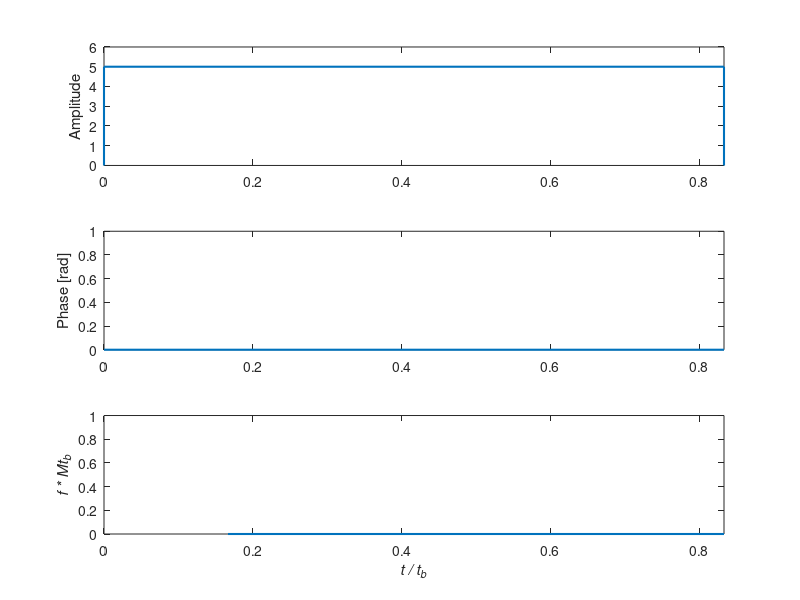
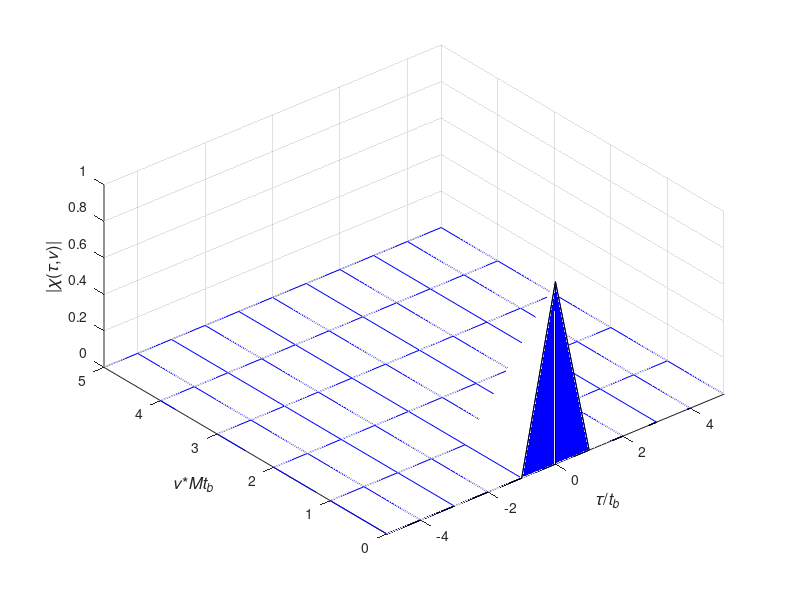

Recreate these plots in MATLAB, in order.
% ambfn1.m - plots ambiguity function of a signal u_basic (row vector) 
%
% The m-file returns a plot of quadrants 1 and 2 of the ambiguity function of a signal 
% The ambiguity function is defined as:
%									  
% a(t,f) = abs ( sumi( u(k)*u'(i-t)*exp(j*2*pi*f*i) ) )
%					 
% The user is prompted for the signal data:
% u_basic is a row complex vector representing amplitude and phase
% f_basic is a corresponding frequency coding sequence
%
% The duration of each element is tb (total duration of the signal is tb*(m_basic-1))
%
% F is the maximum Doppler shift
% T is the maximum Delay
% K is the number of positive Doppler shifts (grid points)
% N is the number of delay shifts on each side (for a total of 2N+1 points)
% The code allows r samples within each bit
%
% Written by Eli Mozeson and Nadav Levanon, Dept. of EE-Systems, Tel Aviv University

% clear all

% prompt for signal data
u_basic=input(' Signal elements (row complex vector, each element last tb sec) = ? ');
m_basic=length(u_basic);

fcode=input(' Allow frequency coding (yes=1, no=0) = ? ');
if fcode==1
    f_basic=input(' Frequency coding in units of 1/tb (row vector of same length) = ? ');
end

%NOTA:nel seguito M=m_basic

F=input(' Maximum Doppler shift for the ambiguity plot [in units of 1/Mtb] (e.g., 1)= ? ');
K=input(' Number of Doppler grid points for calculation (e.g., 100) = ? ');
df=F/K/m_basic;

T=input(' Maximum delay for the ambiguity plot [in units of Mtb] (e.g., 1)= ? ');
N=input(' Number of delay grid points on each side (e.g. 100) = ? ');

sr=input(' Oversampling ratio (>=1) (e.g. 10)= ? ');
r=ceil(sr*(N+1)/T/m_basic);

if r==1
   dt=1;
   m=m_basic;
   uamp=abs(u_basic);
   phas=uamp*0;
   phas=angle(u_basic);
   if fcode==1
      phas=phas+2*pi*cumsum(f_basic);
   end
   uexp=exp(j*phas);
   u=uamp.*uexp;
else                               % i.e., several samples within a bit
   dt=1/r;	                       % interval between samples
   ud=diag(u_basic);
   ao=ones(r,m_basic);
   m=m_basic*r;
   u_basic=reshape(ao*ud,1,m);    % u_basic with each element repeated r times
   uamp=abs(u_basic);
   phas=angle(u_basic);
   u=u_basic;
   if fcode==1
       ff=diag(f_basic);
       phas=2*pi*dt*cumsum(reshape(ao*ff,1,m))+phas;
       uexp=exp(j*phas);
       u=uamp.*uexp;
   end
end

t=[0:r*m_basic-1]/r;
tscale1=[0 0:r*m_basic-1 r*m_basic-1]/r;
dphas=[NaN diff(phas)]*r/2/pi;

% plot the signal parameters
figure(1), clf, hold off 
subplot(3,1,1)
plot(tscale1,[0 abs(uamp) 0],'linewidth',1.5)
ylabel(' Amplitude ')
axis([-inf inf 0 1.2*max(abs(uamp))])

subplot(3,1,2)
plot(t, phas,'linewidth',1.5)
axis([-inf inf -inf inf])
ylabel(' Phase [rad] ')

subplot(3,1,3)
plot(t,dphas*ceil(max(t)),'linewidth',1.5)
axis([-inf inf -inf inf])
xlabel(' \itt / t_b ')
ylabel(' \itf * Mt_b ')

% calculate a delay vector with N+1 points that spans from zero delay to ceil(T*t(m))
% notice that the delay vector does not have to be equally spaced but must have all
% entries as integer multiples of dt

dtau=ceil(T*m)*dt/N;
tau=round([0:1:N]*dtau/dt)*dt;

% calculate K+1 equally spaced grid points of Doppler axis with df spacing
f=[0:1:K]*df; 

% duplicate Doppler axis to show also negative Dopplers (0 Doppler is calculated twice)
f=[-fliplr(f) f];

% calculate ambiguity function using sparse matrix manipulations (no loops)

% define a sparse matrix based on the signal samples u1 u2 u3 ... um
% with size m+ceil(T*m) by m (notice that u' is the conjugate transpose of u)
% where the top part is diagonal (u*) on the diagonal and the bottom part is a zero matrix
%
%			[u1*  0   0  0 ...  0  ] 
%			[ 0  u2*  0  0 ...  0  ]
%			[ 0   0  u3* 0 ...  0  ]	m rows
%			[ .				 .	  .  ]
%			[ .				 .	  .  ]
%			[ .   0   0	 . ...  um*]
%			[ 0					  0  ]		
%			[ .					  .  ]   N rows
%			[ 0   0   0  0 ...  0  ]
%
mat1=spdiags(u',0,m+ceil(T*m),m);

% define a convolution sparse matrix based on the signal samples u1 u2 u3 ... um
% where each row is a time(index) shifted versions of u.
% each row is shifted tau/dt places from the first row 
% the minimal shift (first row) is zero
% the maximal shift (last row) is ceil(T*m) places
% the total number of rows is N+1
% number of columns is m+ceil(T*m)

% for example, when tau/dt=[0 2 3 5 6] and N=4
%
%			[u1 u2 u3 u4  ...               ... um  0  0  0  0  0  0]
%			[ 0  0 u1 u2 u3 u4  ...               ... um  0  0  0  0]
%			[ 0  0  0 u1 u2 u3 u4  ...               ... um  0  0  0]
% 			[ 0  0  0  0  0 u1 u2 u3 u4  ...               ... um  0]
%			[ 0  0  0  0  0  0 u1 u2 u3 u4  ...               ... um] 
 
% define a row vector with ceil(T*m)+m+ceil(T*m) places by padding u with zeros on both sides
u_padded=[zeros(1,ceil(T*m)),u,zeros(1,ceil(T*m))];

% define column indexing and row indexing vectors
cidx=[1:m+ceil(T*m)];
ridx=round(tau/dt)';

% define indexing matrix with Nused+1 rows and m+ceil(T*m) columns 
% where each element is the index of the correct place in the padded version of u
index = cidx(ones(N+1,1),:) + ridx(:,ones(1,m+ceil(T*m)));

% calculate matrix
mat2 = sparse(u_padded(index)); 

% calculate the ambiguity matrix for positive delays given by 
%
%	[u1 u2 u3 u4  ...               ... um  0  0  0  0  0  0] [u1*  0   0  0 ...  0  ]
%	[ 0  0 u1 u2 u3 u4  ...               ... um  0  0  0  0] [ 0  u2*  0  0 ...  0  ]
%	[ 0  0  0 u1 u2 u3 u4  ...               ... um  0  0  0]*[ 0   0  u3* 0 ...  0  ]
% 	[ 0  0  0  0  0 u1 u2 u3 u4  ...               ... um  0] [ .				 .	   .  ]
%	[ 0  0  0  0  0  0 u1 u2 u3 u4  ...               ... um] [ .				 .	   .  ]
%                                                            [ .   0   0  . ...  um*]
%       																       [ 0		   	      0  ]		
%																				 [ .					   .  ]  
%			                                                    [ 0   0   0  0 ...  0  ]
%
% where there are m columns and N+1 rows and each element gives an element 
% of multiplication between u and a time shifted version of u*. each row gives
% a different time shift of u* and each column gives a different entry in u.
%
uu_pos=mat2*mat1;

clear mat2 mat1

% calculate exponent matrix for full calculation of ambiguity function. the exponent
% matrix is 2*(K+1) rows by m columns where each row represents a possible Doppler and
% each column stands for a differnt place in u.
e=exp(-j*2*pi*f'*t);

% calculate ambiguity function for positive delays by calculating the integral for each
% possible delay and Doppler over all entries in u.
% a_pos has 2*(K+1) rows (Doppler) and N+1 columns (Delay)
a_pos=abs(e*uu_pos');

% normalize ambiguity function to have a maximal value of 1
a_pos=a_pos/max(max(a_pos));

% use the symmetry properties of the ambiguity function to transform the negative Doppler
% positive delay part to negative delay, positive Doppler
a=[flipud(conj(a_pos(1:K+1,:))) fliplr(a_pos(K+2:2*K+2,:))];

% define new delay and Doppler vectors 
delay=[-fliplr(tau) tau];
freq=f(K+2:2*K+2)*ceil(max(t));

% exclude the zero Delay that was taken twice
delay=[delay(1:N) delay((N+2):2*(N+1))];
a=a(:,[1:N (N+2):2*(N+1)]);

% plot the ambiguity function and autocorrelation cut
[amf amt]=size(a);

% create an all blue color map
cm=zeros(64,3);  		
cm(:,3)=ones(64,1); 	
   
figure(2), clf, hold off
mesh(delay, [0 freq], [zeros(1,amt);a])

hold on
surface(delay, [0 0], [zeros(1,amt);a(1,:)])

colormap(cm)
view(-40,50)
axis([-inf inf -inf inf 0 1])
xlabel(' {\it\tau}/{\itt_b}','Fontsize',12);
ylabel(' {\it\nu}*{\itMt_b}','Fontsize',12);
zlabel(' |{\it\chi}({\it\tau},{\it\nu})| ','Fontsize',12);
hold off
